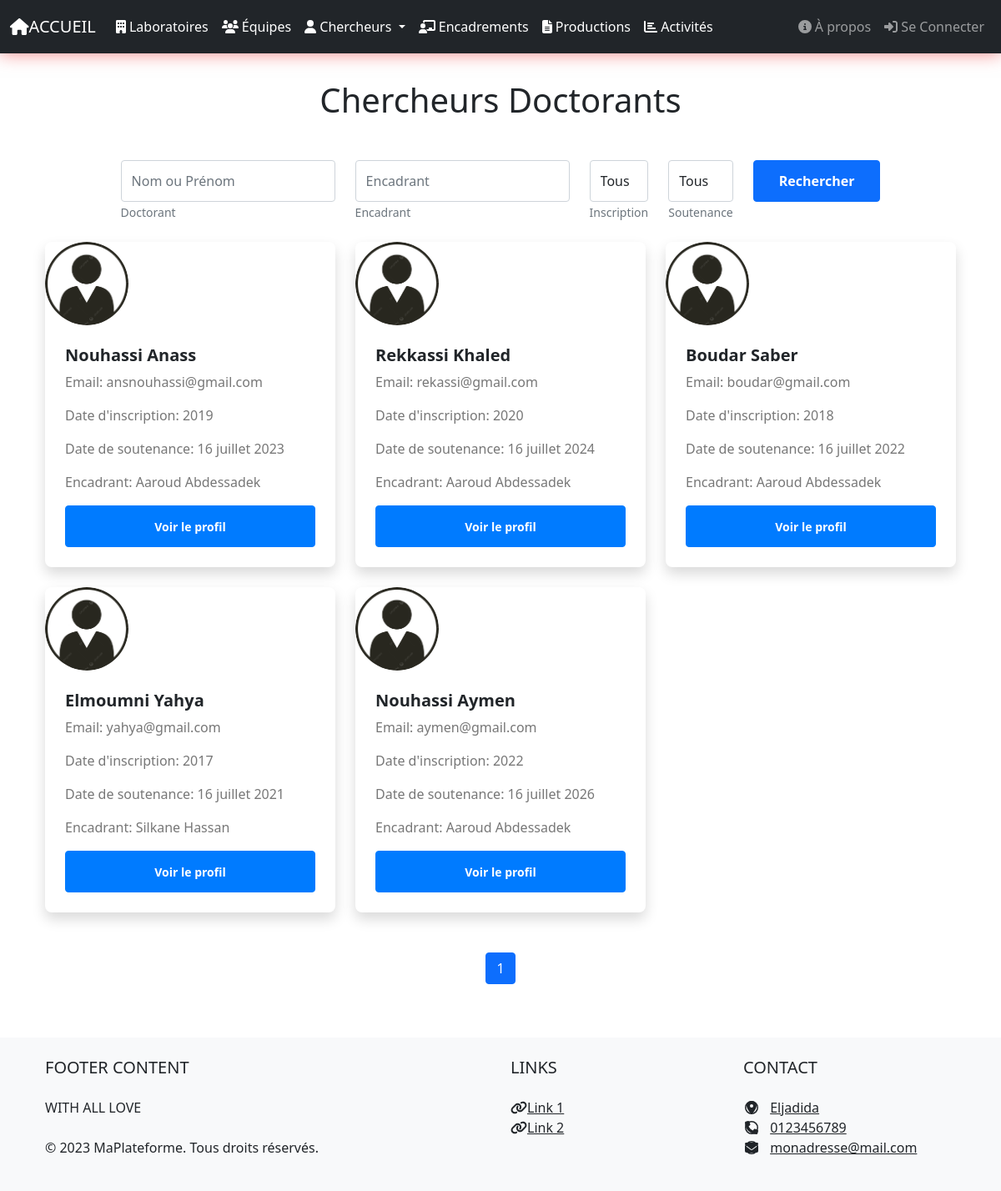
The app's page /doctorants/ with its own data.
### structure/models.py (models this page shows)
class Chercheur(models.Model):
    GRADE_CHOICES = [
        ('PES', 'PES'),
        ('PH', 'PH'),
        ('PA', 'PA'),
        ('Docteur', 'Docteur'),
    ]
    nom = models.CharField(max_length=50)
    prenom = models.CharField(max_length=50)
    grade = models.CharField(max_length=10, choices=GRADE_CHOICES, null=True, blank=True)
    email = models.EmailField(null=True, blank=True)
    equipe = models.ForeignKey(Equipe, on_delete=models.SET_NULL, null=True, blank=True, related_name='equipe_chercheur')
    photo = models.ImageField(upload_to='chercheur_photos/', default='chercheur_photos/chercheur.png', blank=True, null=True)
    fichier = models.FileField(upload_to='chercheur_files/', default='chercheur_files/test_pdf.pdf', blank=True, null=True)
    information = models.TextField(null=True, blank=True)
    annee_inscription = models.IntegerField(null=True, blank=True)
    date_soutenance = models.DateField(null=True, blank=True)
    these = models.CharField(max_length=300, blank=True, null=True)
    encadrant = models.ForeignKey('self', on_delete=models.SET_NULL,null=True,blank=True,related_name='encadrant_doctorant',limit_choices_to={'grade__in': ['PES', 'PH']})
    co_encadrant = models.ForeignKey('self', on_delete=models.SET_NULL, null=True, blank=True, related_name='co_encadrant_doctorant', limit_choices_to={'grade__in': ['PES', 'PH', 'PA']})
    def __str__(self):
        return f"{self.nom} {self.prenom}"

### structure/views.py (the view)
# urls.py: path('doctorants/', views.chercheurDoc_liste, name='chercheurDoc_liste'),
def chercheurDoc_liste(request):
    chercheurs = Chercheur.objects.filter(grade__isnull=True)
    start_year = 2015
    end_year = 2035
    current_year = datetime.date.today().year
    def get_years_range(start_year, end_year):
        return range(start_year, end_year + 1)
    search_name = request.GET.get('search_name')
    annee_inscription = request.GET.get('annee_inscription')
    date_soutenance = request.GET.get('date_soutenance')
    encadrant_name = request.GET.get('encadrant_name')
    if search_name:
        chercheurs = chercheurs.filter(chercheur__nom__icontains=search_name) | chercheurs.filter(chercheur__prenom__icontains=search_name)
    if annee_inscription:
        chercheurs = chercheurs.filter(annee_inscription=annee_inscription)
    if date_soutenance:
        chercheurs = chercheurs.filter(date_soutenance__year=date_soutenance)
    if encadrant_name:
        chercheurs = chercheurs.filter(encadrant__nom__icontains=encadrant_name) | chercheurs.filter(encadrant__prenom__icontains=encadrant_name)
    paginator = Paginator(chercheurs, 6)  # Nombre de chercheurs par page
    page_number = request.GET.get('page')
    page_obj = paginator.get_page(page_number)
    context = {
        'page_obj': page_obj,
        'start_year': start_year,
        'end_year': end_year,
        'years_range': get_years_range(start_year, end_year),
        'current_year': current_year,
    }
    return render(request, 'chercheurDoc_liste.html', context)

### structure/templates/chercheurDoc_liste.html (shortened to what this page needs)
{% extends 'base.html' %}
{% block content %}
<section class="py-5">
  <div class="container">
    <h1 class="text-center mb-5">Chercheurs Doctorants</h1>
    <form method="get" action="{% url 'chercheurDoc_liste' %}" class="mb-4">
      <div class="row justify-content-center">
        <div class="col-md-auto">
          <div class="form-group mb-0">
            <input type="text" name="search_name" id="search_name" class="form-control" placeholder="Nom ou Prénom" value="{{ search_name }}">
            <small class="form-text text-muted ">Doctorant</small>
          </div>
        </div>
        <div class="col-md-auto">
          <div class="form-group mb-0">
            <input type="text" name="encadrant_name" id="encadrant_name" class="form-control" placeholder="Encadrant" value="{{ encadrant_name }}">
            <small class="form-text text-muted">Encadrant</small>
          </div>
        </div>
        <div class="col-md-auto">
          <div class="form-group mb-0">
            <select name="annee_inscription" id="annee_inscription" class="form-control">
              <option value="">Tous</option>
            </select>
            <small class="form-text text-muted">Inscription</small>
          </div>
        </div>
        <div class="col-md-auto">
          <div class="form-group mb-0">
            <select name="date_soutenance" id="date_soutenance" class="form-control">
              <option value="">Tous</option>
            </select>
            <small class="form-text text-muted">Soutenance</small>
          </div>
        </div>
        <div class="col-md-auto">
          <button type="submit" class="btn btn-primary btn-block">Rechercher</button>
        </div>
      </div>
    </form>
    <div class="row">
      {% for chercheur in page_obj %}
        <div class="col-md-4 mb-4">
          <div class="card h-100 border-0 shadow chercheur-card">
            <img src="{{ chercheur.photo.url }}" class="card-img-top" alt="{{ chercheur.nom }} {{ chercheur.prenom }}">
            <div class="card-body">
              <h5 class="card-title">{{ chercheur.nom }} {{ chercheur.prenom }}</h5>
              <p class="card-text">Email: {{ chercheur.email }}</p>
              <p class="card-text">Date d'inscription: {{ chercheur.annee_inscription }}</p>
              <p class="card-text">Date de soutenance: {{ chercheur.date_soutenance }}</p>
              <p class="card-text">Encadrant: {{ chercheur.encadrant }}</p>
              <a href="{% url 'chercheur_detail' chercheur.id %}" class="btn btn-primary btn-sm btn-voir-profil">Voir le profil</a>
            </div>
          </div>
        </div>
      {% endfor %}
    </div>
    <nav aria-label="Pagination">
      <ul class="pagination justify-content-center mt-4">
        {% for num in page_obj.paginator.page_range %}
          {% if page_obj.number == num %}
            <li class="page-item active" aria-current="page">
              <a class="page-link" href="?page={{ num }}">{{ num }}</a>
            </li>
          {% endif %}
        {% endfor %}
      </ul>
    </nav>
  </div>
</section>
{% endblock %}

### structure/templates/chercheurDoc_liste.html (style rules this page uses)
.chercheur-card { background-color: #fff; border-radius: 8px; box-shadow: 0 2px 6px rgba(0, 0, 0, 0.1); transition: transform 0.3s ease; }
.chercheur-card .card-img-top { border-radius: 50%; object-fit: cover; width: 100px; height: 100px; }
.chercheur-card .card-body { padding: 1.5rem; }
.chercheur-card .card-title { margin-bottom: 0.5rem; font-weight: bold; }
.chercheur-card .card-text { color: #777; }
.chercheur-card .btn-voir-profil { background-color: #007bff; border-color: #007bff; }
.form-control { height: 50px; border-radius: 4px; }
.btn-primary { height: 50px; border-radius: 4px; padding: 0 30px; font-weight: bold; display: flex; align-items: center; justify-content: center; }

### records on screen
Chercheur: photo (picture), nom "Nouhassi", prenom "Anass", email "ansnouhassi@gmail.com", annee_inscription "2019", date_soutenance "16 juillet 2023", encadrant "Aaroud Abdessadek"
Chercheur: photo (picture), nom "Rekkassi", prenom "Khaled", email "rekassi@gmail.com", annee_inscription "2020", date_soutenance "16 juillet 2024", encadrant "Aaroud Abdessadek"
Chercheur: photo (picture), nom "Boudar", prenom "Saber", email "boudar@gmail.com", annee_inscription "2018", date_soutenance "16 juillet 2022", encadrant "Aaroud Abdessadek"
Chercheur: photo (picture), nom "Elmoumni", prenom "Yahya", email "yahya@gmail.com", annee_inscription "2017", date_soutenance "16 juillet 2021", encadrant "Silkane Hassan"
Chercheur: photo (picture), nom "Nouhassi", prenom "Aymen", email "aymen@gmail.com", annee_inscription "2022", date_soutenance "16 juillet 2026", encadrant "Aaroud Abdessadek"

### other values on screen
{{ num }} "1"
